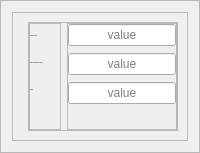
                           <widget class="QFrame" name="frame_102">
                            <property name="frameShape">
                             <enum>QFrame::Shape::StyledPanel</enum>
                            </property>
                            <property name="frameShadow">
                             <enum>QFrame::Shadow::Raised</enum>
                            </property>
                            <layout class="QVBoxLayout" name="verticalLayout_69">
                             <property name="spacing">
                              <number>0</number>
                             </property>
                             <item>
                              <widget class="QFrame" name="frame_103">
                               <property name="frameShape">
                                <enum>QFrame::Shape::StyledPanel</enum>
                               </property>
                               <property name="frameShadow">
                                <enum>QFrame::Shadow::Raised</enum>
                               </property>
                               <layout class="QHBoxLayout" name="horizontalLayout_39">
                                <property name="spacing">
                                 <number>20</number>
                                </property>
                                <property name="leftMargin">
                                 <number>15</number>
                                </property>
                                <item>
                                 <widget class="QFrame" name="frame_104">
                                  <property name="frameShape">
                                   <enum>QFrame::Shape::StyledPanel</enum>
                                  </property>
                                  <property name="frameShadow">
                                   <enum>QFrame::Shadow::Raised</enum>
                                  </property>
                                  <layout class="QHBoxLayout" name="horizontalLayout_40">
                                   <property name="spacing">
                                    <number>6</number>
                                   </property>
                                   <property name="leftMargin">
                                    <number>0</number>
                                   </property>
                                   <property name="topMargin">
                                    <number>0</number>
                                   </property>
                                   <property name="rightMargin">
                                    <number>0</number>
                                   </property>
                                   <property name="bottomMargin">
                                    <number>0</number>
                                   </property>
                                   <item>
                                    <widget class="QFrame" name="frame_105">
                                     <property name="sizePolicy">
                                      <sizepolicy hsizetype="MinimumExpanding" vsizetype="Preferred">
                                       <horstretch>0</horstretch>
                                       <verstretch>0</verstretch>
                                      </sizepolicy>
                                     </property>
                                     <property name="maximumSize">
                                      <size>
                                       <width>180</width>
                                       <height>16777215</height>
                                      </size>
                                     </property>
                                     <property name="frameShape">
                                      <enum>QFrame::Shape::StyledPanel</enum>
                                     </property>
                                     <property name="frameShadow">
                                      <enum>QFrame::Shadow::Raised</enum>
                                     </property>
                                     <layout class="QVBoxLayout" name="verticalLayout_70">
                                      <property name="spacing">
                                       <number>7</number>
                                      </property>
                                      <property name="leftMargin">
                                       <number>0</number>
                                      </property>
                                      <property name="topMargin">
                                       <number>0</number>
                                      </property>
                                      <property name="rightMargin">
                                       <number>0</number>
                                      </property>
                                      <property name="bottomMargin">
                                       <number>0</number>
                                      </property>
                                      <item>
                                       <widget class="QLabel" name="label_161">
                                        <property name="minimumSize">
                                         <size>
                                          <width>0</width>
                                          <height>18</height>
                                         </size>
                                        </property>
                                        <property name="maximumSize">
                                         <size>
                                          <width>16777215</width>
                                          <height>18</height>
                                         </size>
                                        </property>
                                        <property name="font">
                                         <font>
                                          <family>Yu Gothic UI Semilight</family>
                                          <pointsize>-1</pointsize>
                                         </font>
                                        </property>
                                        <property name="styleSheet">
                                         <string notr="true"/>
                                        </property>
                                        <property name="text">
                                         <string>Clerance Angle:</string>
                                        </property>
                                       </widget>
                                      </item>
                                      <item>
                                       <widget class="QLabel" name="label_162">
                                        <property name="minimumSize">
                                         <size>
                                          <width>0</width>
                                          <height>18</height>
                                         </size>
                                        </property>
                                        <property name="maximumSize">
                                         <size>
                                          <width>16777215</width>
                                          <height>18</height>
                                         </size>
                                        </property>
                                        <property name="font">
                                         <font>
                                          <family>Yu Gothic UI Semilight</family>
                                          <pointsize>-1</pointsize>
                                         </font>
                                        </property>
                                        <property name="styleSheet">
                                         <string notr="true"/>
                                        </property>
                                        <property name="text">
                                         <string>Clearance Dimension (mm):</string>
                                        </property>
                                       </widget>
                                      </item>
                                      <item>
                                       <widget class="QLabel" name="label_163">
                                        <property name="minimumSize">
                                         <size>
                                          <width>0</width>
                                          <height>18</height>
                                         </size>
                                        </property>
                                        <property name="maximumSize">
                                         <size>
                                          <width>16777215</width>
                                          <height>18</height>
                                         </size>
                                        </property>
                                        <property name="font">
                                         <font>
                                          <family>Yu Gothic UI Semilight</family>
                                          <pointsize>-1</pointsize>
                                         </font>
                                        </property>
                                        <property name="styleSheet">
                                         <string notr="true"/>
                                        </property>
                                        <property name="text">
                                         <string>Radius:</string>
                                        </property>
                                       </widget>
                                      </item>
                                      <item>
                                       <widget class="QLabel" name="label_164">
                                        <property name="minimumSize">
                                         <size>
                                          <width>0</width>
                                          <height>18</height>
                                         </size>
                                        </property>
                                        <property name="maximumSize">
                                         <size>
                                          <width>16777215</width>
                                          <height>18</height>
                                         </size>
                                        </property>
                                        <property name="font">
                                         <font>
                                          <family>Yu Gothic UI Semilight</family>
                                          <pointsize>-1</pointsize>
                                         </font>
                                        </property>
                                        <property name="styleSheet">
                                         <string notr="true"/>
                                        </property>
                                        <property name="text">
                                         <string/>
                                        </property>
                                       </widget>
                                      </item>
                                     </layout>
                                    </widget>
                                   </item>
                                   <item>
                                    <widget class="QFrame" name="frame_106">
                                     <property name="sizePolicy">
                                      <sizepolicy hsizetype="MinimumExpanding" vsizetype="Preferred">
                                       <horstretch>0</horstretch>
                                       <verstretch>0</verstretch>
                                      </sizepolicy>
                                     </property>
                                     <property name="layoutDirection">
                                      <enum>Qt::LayoutDirection::RightToLeft</enum>
                                     </property>
                                     <property name="frameShape">
                                      <enum>QFrame::Shape::StyledPanel</enum>
                                     </property>
                                     <property name="frameShadow">
                                      <enum>QFrame::Shadow::Raised</enum>
                                     </property>
                                     <layout class="QVBoxLayout" name="verticalLayout_71">
                                      <property name="spacing">
                                       <number>7</number>
                                      </property>
                                      <property name="leftMargin">
                                       <number>0</number>
                                      </property>
                                      <property name="topMargin">
                                       <number>0</number>
                                      </property>
                                      <property name="rightMargin">
                                       <number>0</number>
                                      </property>
                                      <property name="bottomMargin">
                                       <number>0</number>
                                      </property>
                                      <item>
                                       <widget class="QLineEdit" name="toolClearanceAngle">
                                        <property name="minimumSize">
                                         <size>
                                          <width>0</width>
                                          <height>18</height>
                                         </size>
                                        </property>
                                        <property name="maximumSize">
                                         <size>
                                          <width>189</width>
                                          <height>16777215</height>
                                         </size>
                                        </property>
                                        <property name="text">
                                         <string/>
                                        </property>
                                        <property name="alignment">
                                         <set>Qt::AlignmentFlag::AlignCenter</set>
                                        </property>
                                        <property name="placeholderText">
                                         <string>value</string>
                                        </property>
                                       </widget>
                                      </item>
                                      <item>
                                       <widget class="QLineEdit" name="toolClearanceDimension">
                                        <property name="minimumSize">
                                         <size>
                                          <width>0</width>
                                          <height>18</height>
                                         </size>
                                        </property>
                                        <property name="maximumSize">
                                         <size>
                                          <width>189</width>
                                          <height>16777215</height>
                                         </size>
                                        </property>
                                        <property name="text">
                                         <string/>
                                        </property>
                                        <property name="alignment">
                                         <set>Qt::AlignmentFlag::AlignCenter</set>
                                        </property>
                                        <property name="placeholderText">
                                         <string>value</string>
                                        </property>
                                       </widget>
                                      </item>
                                      <item>
                                       <widget class="QLineEdit" name="toolRadius">
                                        <property name="minimumSize">
                                         <size>
                                          <width>0</width>
                                          <height>18</height>
                                         </size>
                                        </property>
                                        <property name="maximumSize">
                                         <size>
                                          <width>189</width>
                                          <height>16777215</height>
                                         </size>
                                        </property>
                                        <property name="text">
                                         <string/>
                                        </property>
                                        <property name="alignment">
                                         <set>Qt::AlignmentFlag::AlignCenter</set>
                                        </property>
                                        <property name="placeholderText">
                                         <string>value</string>
                                        </property>
                                       </widget>
                                      </item>
                                      <item>
                                       <widget class="QLabel" name="label_165">
                                        <property name="minimumSize">
                                         <size>
                                          <width>0</width>
                                          <height>18</height>
                                         </size>
                                        </property>
                                        <property name="maximumSize">
                                         <size>
                                          <width>16777215</width>
                                          <height>18</height>
                                         </size>
                                        </property>
                                        <property name="font">
                                         <font>
                                          <family>Yu Gothic UI Semilight</family>
                                          <pointsize>-1</pointsize>
                                         </font>
                                        </property>
                                        <property name="styleSheet">
                                         <string notr="true"/>
                                        </property>
                                        <property name="text">
                                         <string/>
                                        </property>
                                       </widget>
                                      </item>
                                     </layout>
                                    </widget>
                                   </item>
                                  </layout>
                                 </widget>
                                </item>
                               </layout>
                              </widget>
                             </item>
                            </layout>
                           </widget>
